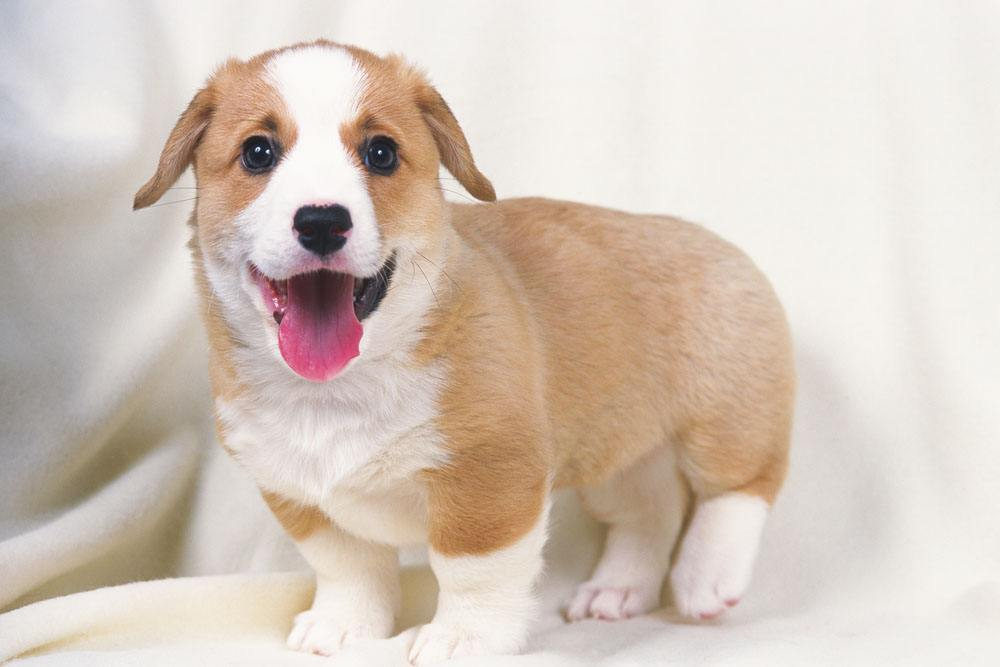
#> input picture imgs/timg.jpg, 1000 x 667 px; its folder holds only this picture in this run
$ python Pre_Image.py   (Python 2 division)
#> lines starting #> are read from the running program, lines starting #| are printed output that depends on the picture
 #!/usr/bin/env python
# -*- coding:utf8 -*-
#Author: Zhang Jingbin
from PIL import Image
import sys
import os # process string
import glob # find files
from pandas import Series, DataFrame
# from keras.preprocessing import image
# from keras.applications.imagenet_utils import preprocess_input, decode_predictions
import numpy as np
from PIL import Image

def pre_image(path, image_size):
	# image_vector_len = np.prod(image_size)
	# print image_vector_len
#> called with path = 'imgs/*.jpg', image_size = (224, 224)
	files = glob.glob(path)
	images = []
	for fl in files:
		img = Image.open(fl)
#> img is the input picture: PIL image 1000x667 RGB; mean R, G, B 213.2, 199.5, 188.5
		if img == None:
			pass
		else:
			# im = cv2.resize(img, image_size).astype(np.float32)
			img = img.resize(image_size)
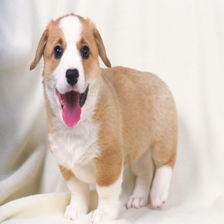
#> img: PIL image 224x224 RGB; mean R, G, B 213.2, 199.5, 188.5
			im = np.asarray(img, dtype='float32')
			im = im.transpose(2,0,1)
			# print im.shape
			images.append(im)
	images = np.asarray(images, dtype='float32')
#> (the run stopped early here; a loop or call above may not have finished)
